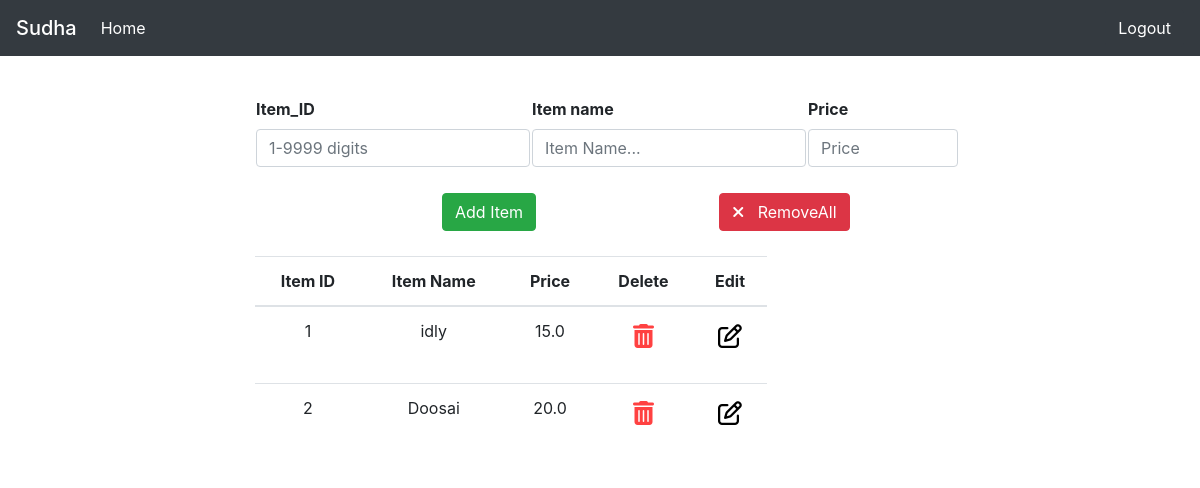
/adminw/display/ (signed in), run on an earlier commit of the app's database.
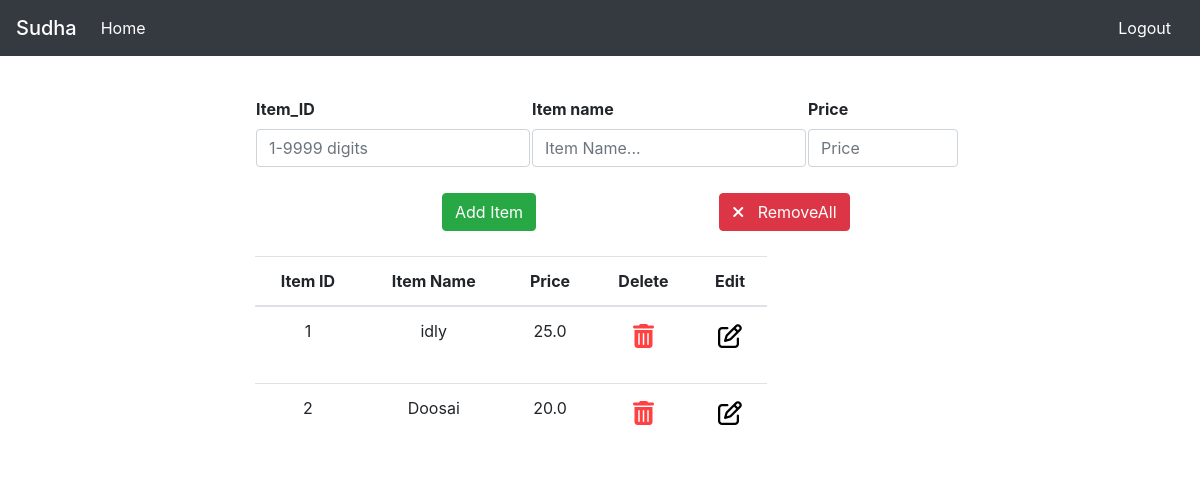
And on a later commit of the database.
### adminw/models.py (models this page shows, shortened)
class Items(models.Model):
    user = models.ForeignKey(User,on_delete=models.CASCADE,default='')
    Product_Id = models.IntegerField()
    Product_name = models.CharField(max_length=30)
    Price = models.FloatField()

### adminw/views.py (the view, shortened to what this page needs)
# urls.py: path('display/',views.display,name='display'),
@login_required(login_url='/accounts/login')
def display(request):
    user=request.user
    test1  = request.user.username
    print(request.user.username)
    c = CompanyDetails.objects.filter(Code= test1).values('Company_name')
    c = c[0]['Company_name']
    print(c)
    items=Items.objects.filter(user=user).order_by('Product_Id')
    content ={
        'items':items,
        'shop' :c
    }
    return render(request,'display.html',content)

### templates/display.html (shortened to what this page needs)
{% extends "base.html" %}
{% load static %}
{% block content %}
{% load static %}
<link rel="stylesheet" href="{% static 'css/ssearch.css'%}">
<nav class="navbar navbar-expand-lg navbar-dark bg-dark" style="position: fixed; width: 100%;">
    <a class="navbar-brand mb-0 h1" href="{% url 'twolink' %}">{{shop}}</a>
    <div class="collapse navbar-collapse" id="navbarSupportedContent">
        <ul class="navbar-nav mr-auto">
          <li class="nav-item active">
            <a class="nav-link" href="{% url 'twolink' %}"> Home<span class="sr-only">(current)</span></a>
          </li>
              <li class="nav-item active">
              <a class="nav-link" href="#"><span class="sr-only">(current)</span></a>
            </li>
        </ul>
        <form class="form-inline my-2 my-lg-0">
          <a href="{% url 'login' %}"  class="btn btn-dark my-2 my-sm-0"  type="submit">  Logout</a>
        </form>
      </div>
    </nav>
<br><br> <br>
 <div class="overall">
<form action="" method="POST">
        <div class="container" class="form-group">
        <table>
            <thead>
                <tr>
                    <th>
                        <label for="ab">Item_ID </label>
                        <input type="text" id= "ab" class="form-control" pattern="\d*" maxlength="4"  name="id"  placeholder='1-9999 digits' required>
                    </th>
                    <th style="justify-content: center;">
                        <label for="bc">Item name</label>
                        <input type="text" name="name" class="form-control" id="bc" placeholder="Item Name..." required>
                    </th>
                    <th style="padding-right:15%;">
                        <label for="cd">Price</label>
                        <input type="number" class="form-control" step=1 name="price" id='cd' placeholder="Price" required>
                    </th>
                </tr>
            </thead>
        </table>
        <br>
        <table class="s">
            <thead>
                <tr>
                    <th>
                        <button type="submit" class="btn btn-success" >
                           Add Item
                        </button>
                    </th>
                    <th class='remall'><a href="{% url 'deleteall' %}" class="btn btn-danger" id='df'>  <i class="fas fa-times"></i> &nbsp; RemoveAll</a></th>
                </tr>
            </thead>
        </table>
    <br>
</div>
</form>
<div class='te'>
<div class="container">
<div  style="width: 55%;">
        <table class="table" id='t'>
    <thead> <tr>
    <th>Item ID</th>
    <th>Item Name</th>
    <th>Price</th>
    <th>Delete</th>
    <th>Edit</th>
</tr>
</thead>
<tbody>
    {% for item in items %}
    <tr>
        <td>{{ item.Product_Id}}</td>
        <td>{{ item.Product_name}}</td>
        <td>{{ item.Price}}</td>
        <td><a href="{% url 'deleteitem' item.id %} " class="button-3"> <p id='fnaw'> <i class="fas fa-trash-alt"></i> </p></a></td>
        <td><a href="{% url 'modify' item.Product_Id %} " class="button-0"> <p id='fnaw'> <i class="far fa-edit"></i></p> </a></td>
    </tr>
    {% endfor %}
</tbody>
</table>
</div></div>
</div>
</div>
{% endblock%}

What changed in the data, as far as the page shows it:
changed Items "idly": Price "15.0" → "25.0"
